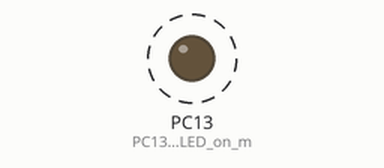
The sketch below on a simulated STM32 Blue Pill. Shown: output pins drawn as LEDs (lit = HIGH). Dashed ring = blinking.

Above: at 0.2 s.
Timing chart, 0 to 3.0 s (numbered marks = the images above):
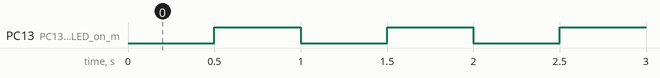

Measured:
- by itself, PC13 (PC13_is_the_user_LED_on_m): alternates HIGH for 0.50 s and LOW for 0.50 s

The sketch:

stm_test.ino
```cpp
// Blink_STM32.ino
void setup() {
  pinMode(PC13, OUTPUT); // PC13 is the user LED on many Blue Pill boards
}

void loop() {
  digitalWrite(PC13, LOW);   // LED on (on Blue Pill PC13 is typically active-low)
  delay(500);
  digitalWrite(PC13, HIGH);  // LED off
  delay(500);
}
```
